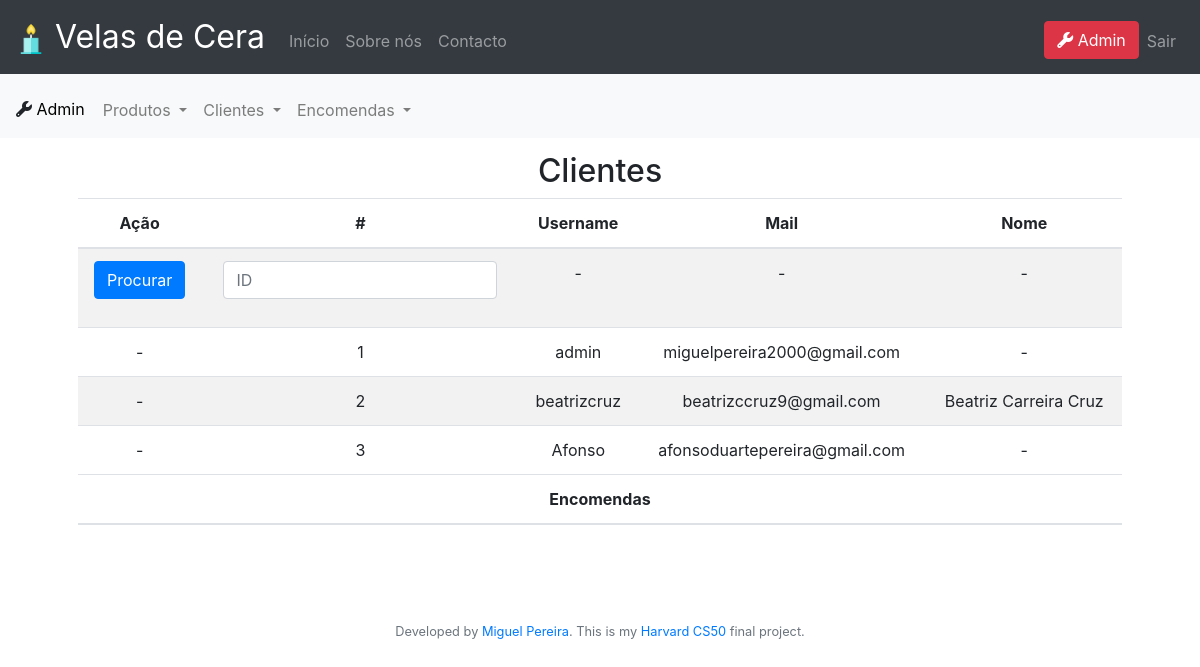
The app's page /admin/encomendasPorCliente (signed in), older data.
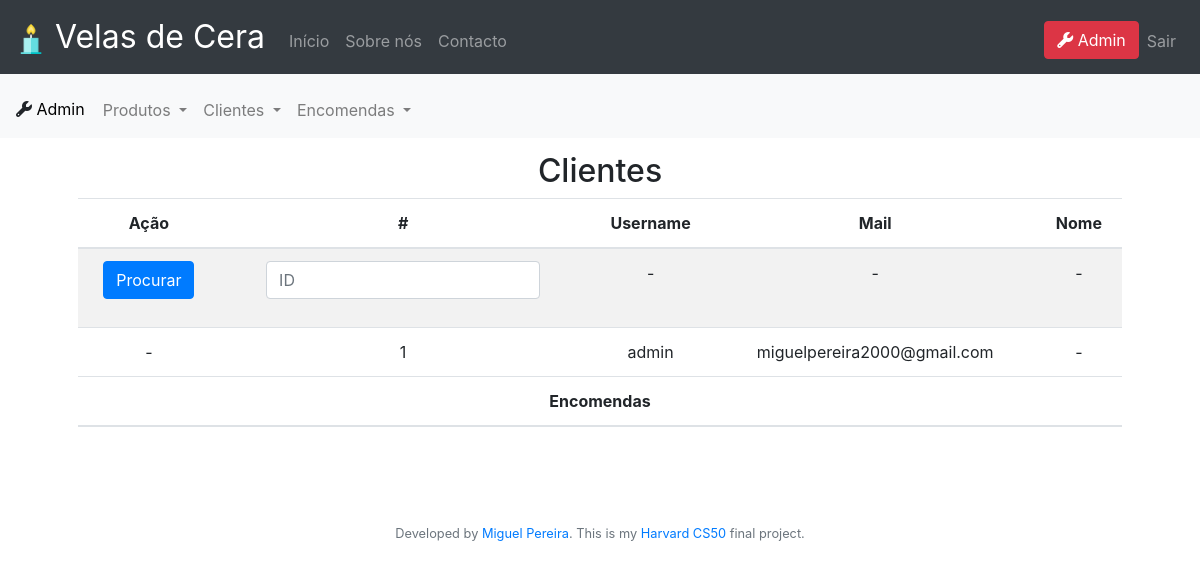
The same page, newer data.
### tables this page shows
CREATE TABLE users (id integer not null primary key autoincrement, username text not null, hash text not null, mail text not null unique, tipo text not null);

CREATE TABLE morada (user_id integer unique not null, zip text not null, city text not null, street text not null, nome text);

### app.py (the view, shortened to what this page needs)
@app.route("/admin/encomendasPorCliente", methods=["GET", "POST"])
@admin_login_required
def adminEncomendasPorUser():
    users = db.execute("select id, username, mail, nome from users left join morada on user_id=users.id order by users.id")
    encomendas_datas = ''
    encomendas = ''
    return render_template("adminEncomendasUser.html", users=users, encomendas_datas=encomendas_datas, encomendas=encomendas)

### app.py (called while the page is built)
@app.after_request
def after_request(response):
    response.headers["Cache-Control"] = "no-cache, no-store, must-revalidate"
    response.headers["Expires"] = 0
    response.headers["Pragma"] = "no-cache"
    return response

def admin_login_required(f):
    @wraps(f)
    def decorated_function(*args, **kwargs):
        if session.get("user_id") is None:
            return redirect("/login")
        else:
            rows = db.execute("select * from users where id = :id", id=session.get("user_id"))
            if len(rows) != 1 or rows[0]["tipo"] != "admin":
                return apology("Não és admin", 400)
        return f(*args, **kwargs)
    return decorated_function

### templates/adminEncomendasUser.html (shortened to what this page needs)
{% extends "admin.html" %}
{% block mainAdmin %}
<form action="/admin/encomendasPorCliente" method="POST" enctype=multipart/form-data>
<table class="table table-striped">
    <thead>
        <h2>
            Clientes
        </h2>
        <tr>
            <th>Ação</th>
            <th>#</th>
            <th>Username</th>
            <th>Mail</th>
            <th>Nome</th>
        </tr>
    </thead>
    <tbody>
        <tr>
            <td><button class="btn btn-primary" type="submit">Procurar</button></td>
            <td>
                <div class="form-group">
                    <input type="text" autofocus class="form-control"  placeholder="ID" name="id">
            </td>
            <td>-</td>
            <td>-</td>
            <td>-</td>
        </tr>
    {% for cliente in users %}
        <tr>
            <td>-</td>
            <td>{{ cliente.id }}</td>
            <td>{{ cliente.username }}</td>
            <td>{{ cliente.mail }}</td>
            <td>
                {% if cliente.nome == None %}
                    -
                {% else %}
                    {{ cliente.nome}}
                {% endif %}
            </td>
        </tr>
    {% endfor %}
    </tbody>
</table>
</form>
<table class="table table-striped" style="margin-bottom: -1px; margin-top: -16px;">
    <thead>
        <tr>
            <th>Encomendas</th>
        </tr>
    </thead>
</table>
{% endblock %}

Row changes from the older to the newer data that the page shows:
removed morada: id "2", username "beatrizcruz", mail "beatrizccruz9@gmail.com", nome "Beatriz Carreira Cruz"
removed users: id "3", username "Afonso", mail "afonsoduartepereira@gmail.com"
